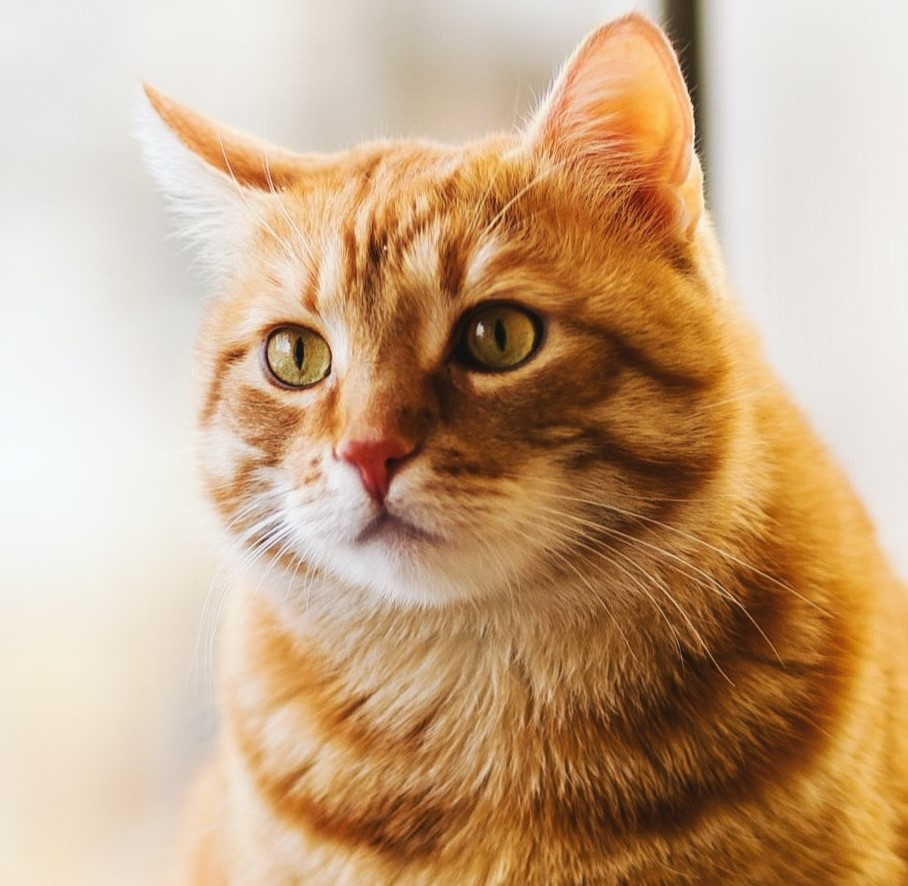
#> input picture Images/cat1.jpg, 908 x 886 px, found by its file name
$ python ImageTransformation.py
#> lines starting #> are read from the running program, lines starting #| are printed output that depends on the picture
import numpy as np

import cv2 as cv

my_img = cv.imread('E:\\Open CV\\Images\\cat1.jpg')
#> my_img is the input picture: shape (886, 908, 3); mean B, G, R 135.1, 167.2, 198.9
cv.imshow('original Cat Image', my_img)

# Translation
def translate(img, x, y):
#> called with x = 100, y = 100
    translate = np.float32([[1, 0, x], [0, 1, y]])
    dimensions = (img.shape[1], img.shape[0])
#> dimensions = (908, 886)
    return cv.warpAffine(img, translate, dimensions)
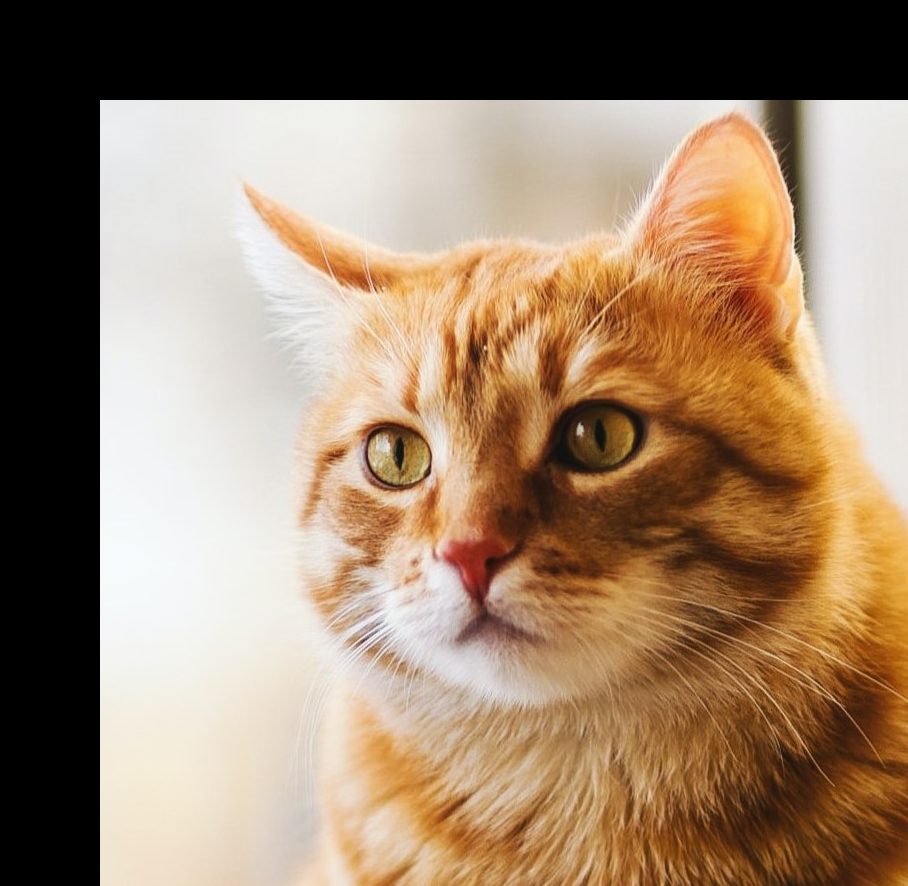
#> returned value: shape (886, 908, 3); mean of channels 0, 1, 2 108.5, 132, 156.2; drawn as B, G, R

# -x --> Left
# -y --> Up
# x --> Right
# y --> Down

translated = translate(my_img, 100, 100)
# cv.imshow('Translated', translated)

translated = translate(my_img, -100, -100)
#> call 2 of translate, with x = -100, y = -100
#> in translate (call 2), `return cv.warpAffine(img, translate, dimensions)`:
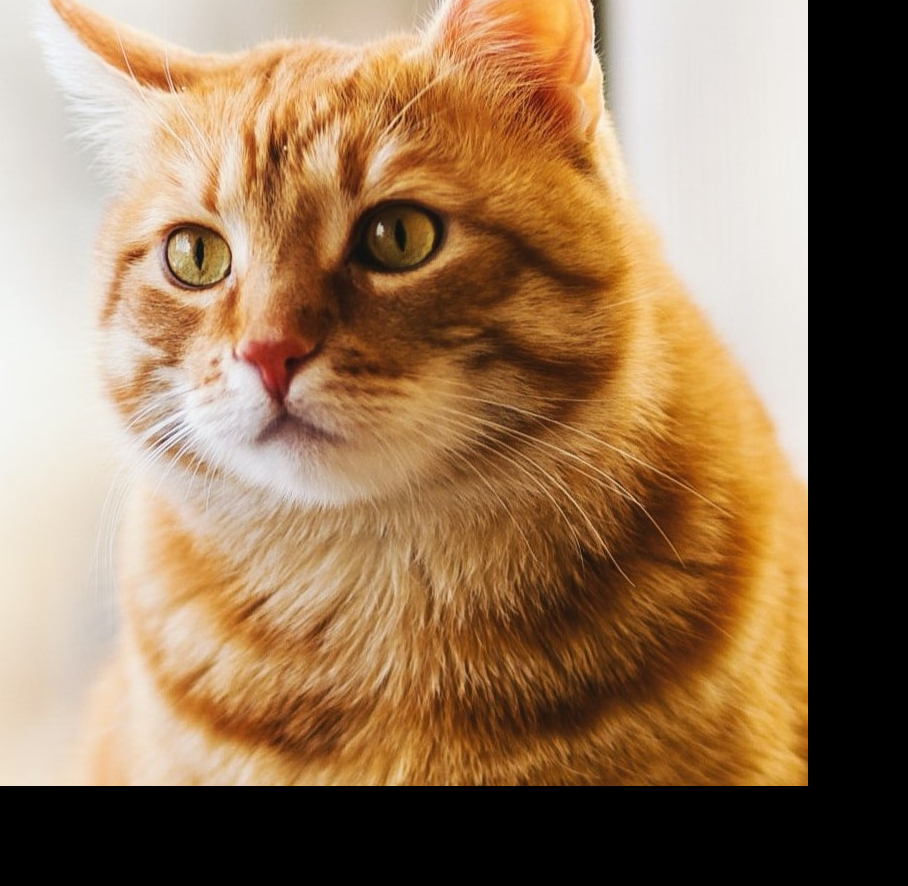
#> returned value: shape (886, 908, 3); mean of channels 0, 1, 2 90, 120.1, 150.3; drawn as B, G, R
# cv.imshow('Translated', translated)


# Rotation
def rotate(img, angle, rotPoint=None):
#> called with angle = -45
    (height, width) = img.shape[:2]
#> height = 886; width = 908
    if rotPoint is None:
        rotPoint = (width//2, height//2)
#> rotPoint = (454, 443)
    rotMat = cv.getRotationMatrix2D(rotPoint, angle, 1.0)
    dimensions = (width, height)
#> dimensions = (908, 886)
    return cv.warpAffine(img, rotMat, dimensions)
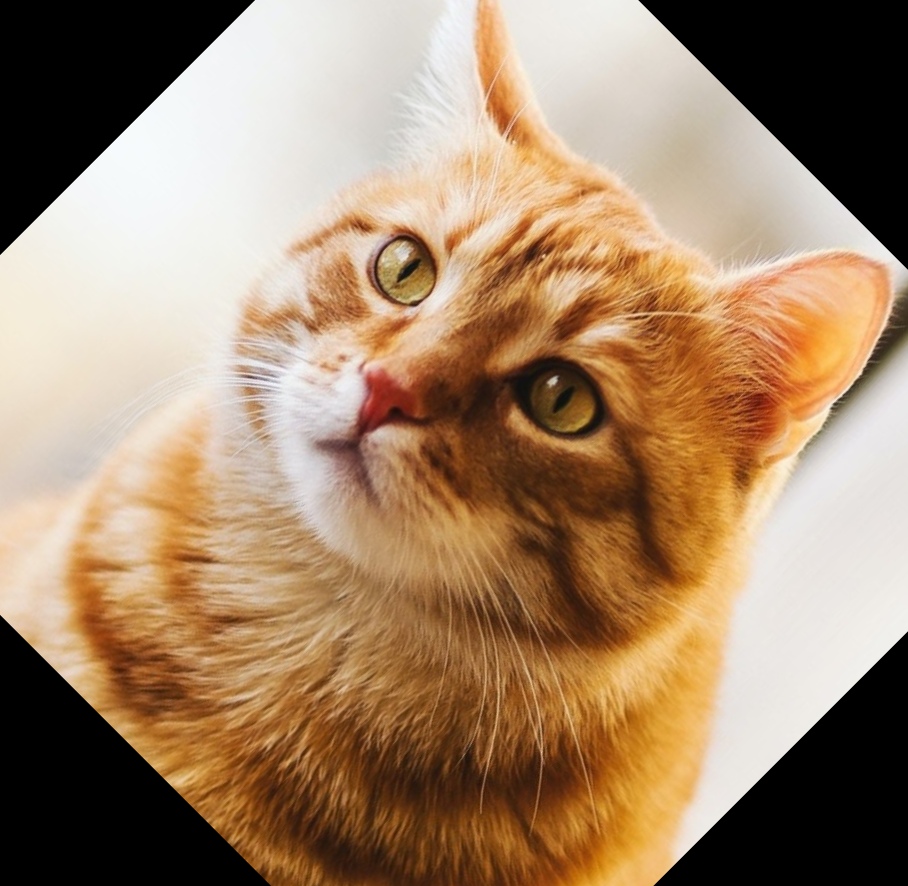
#> returned value: shape (886, 908, 3); mean of channels 0, 1, 2 105.6, 133.2, 161.4; drawn as B, G, R

rotated = rotate(my_img, -45)
# cv.imshow('Rotated', rotated)

rotated_rotated = rotate(rotated, -45)
#> call 2 of rotate, with angle = -45
#> in rotate (call 2), `return cv.warpAffine(img, rotMat, dimensions)`:
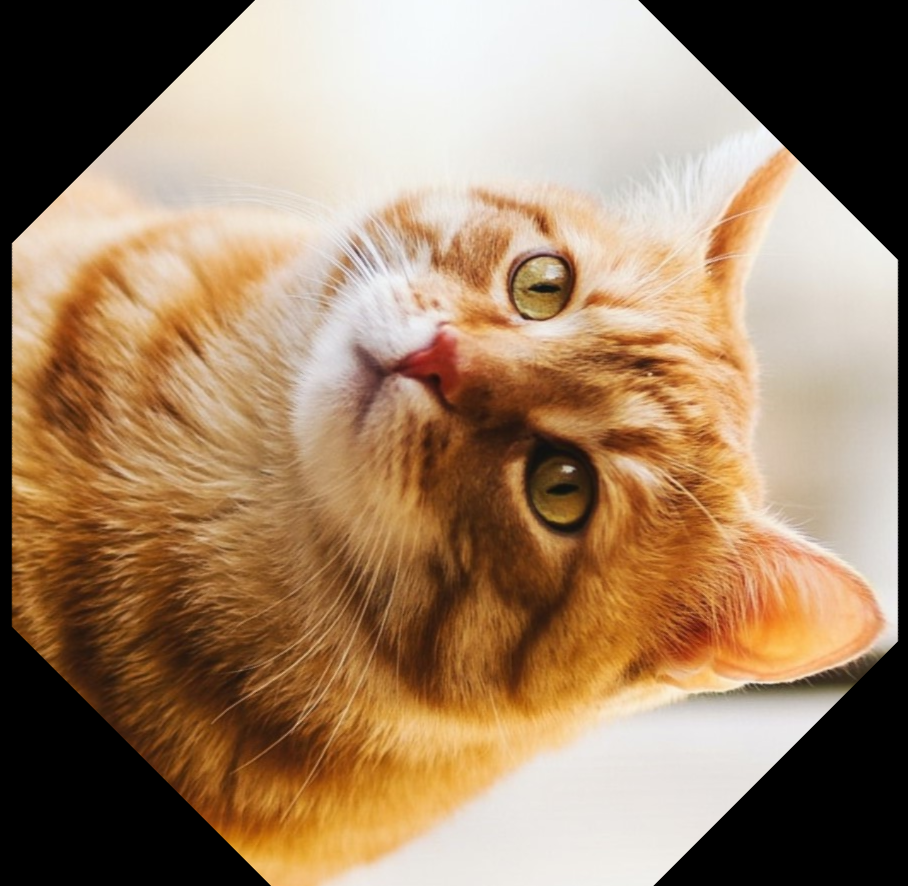
#> returned value: shape (886, 908, 3); mean of channels 0, 1, 2 103.3, 130.8, 158.9; drawn as B, G, R
# cv.imshow('Rotated_rotated', rotated_rotated)

# Resizing
resized = cv.resize(my_img, (500, 500), interpolation=cv.INTER_CUBIC)
# cv.imshow('Resized', resized)

# Flipping
# Flip code can be 0, 1 or -1
# o means flipping vertically,
# 1 means flipping horizontally
# and -1 means flipping both vertically and horizontally
flip = cv.flip(my_img, -1)
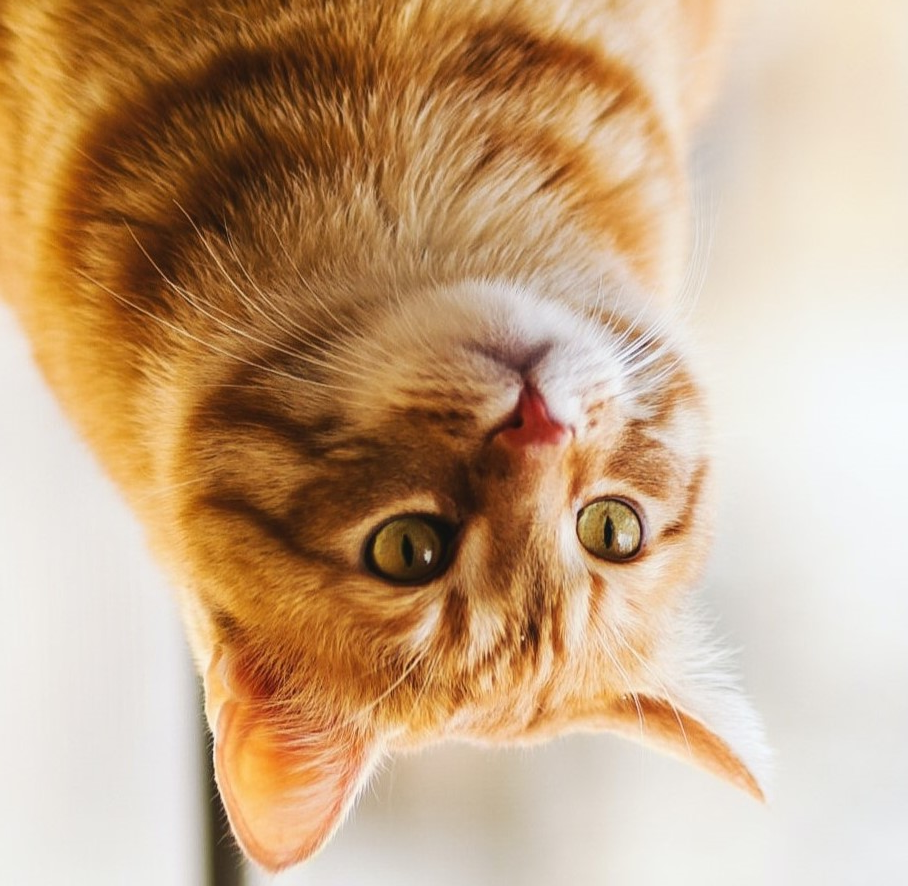
#> flip: shape (886, 908, 3); mean B, G, R 135.1, 167.2, 198.9
# cv.imshow('Flip', flip)

# Cropping
cropped = my_img[200:500, 300:500]
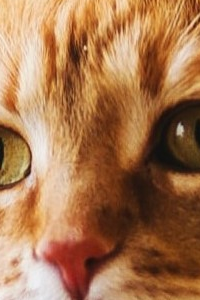
#> cropped: shape (300, 200, 3); mean B, G, R 79, 117.3, 166.1
cv.imshow('Cropped', cropped)


cv.waitKey(0)

$ run again, with Images/cat2.jpg copied over Images/cat1.jpg
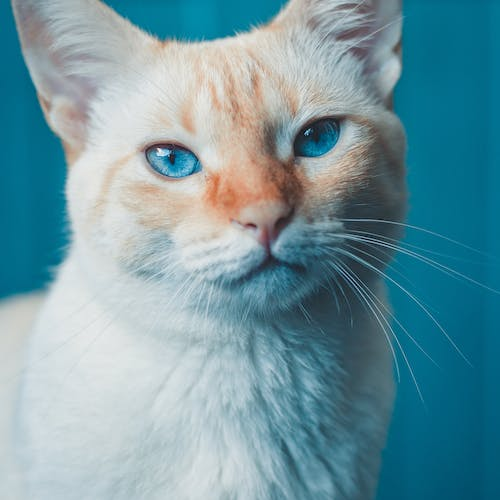
#> input picture Images/cat2.jpg, 500 x 500 px, found by its file name
#> my_img is the input picture: shape (500, 500, 3); mean B, G, R 161.8, 151.6, 112.3
#> `flip = cv.flip(my_img, -1)`:
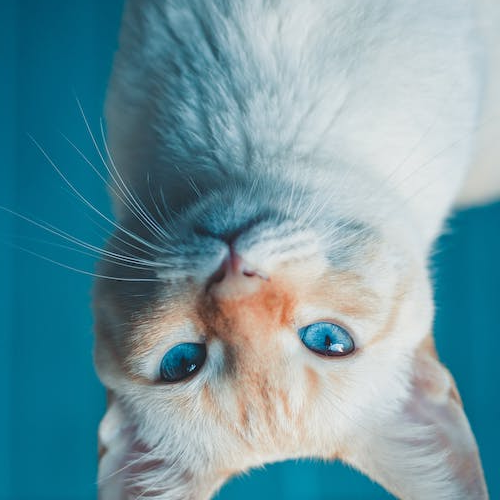
#> flip: shape (500, 500, 3); mean B, G, R 161.8, 151.6, 112.3
#> `cropped = my_img[200:500, 300:500]`:
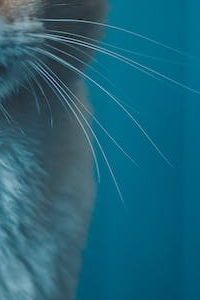
#> cropped: shape (300, 200, 3); mean B, G, R 121.2, 99.8, 30.3

$ run again, with Images/child1.jpg copied over Images/cat1.jpg
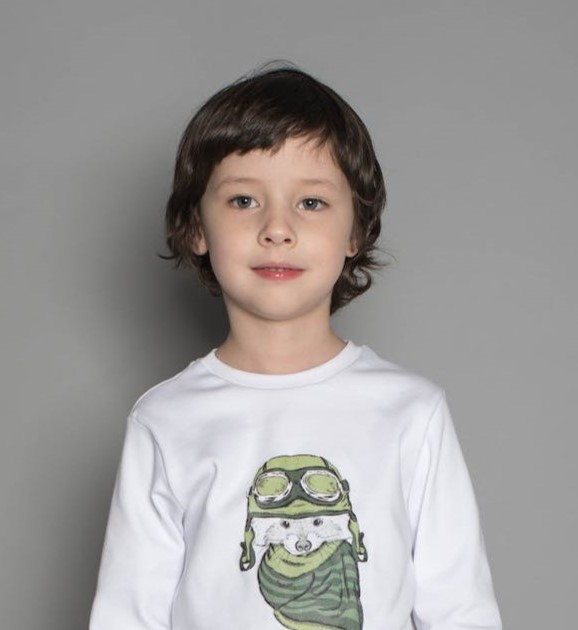
#> input picture Images/child1.jpg, 578 x 630 px, found by its file name
#> my_img is the input picture: shape (630, 578, 3); mean B, G, R 152.9, 154.3, 157.3
#> `flip = cv.flip(my_img, -1)`:
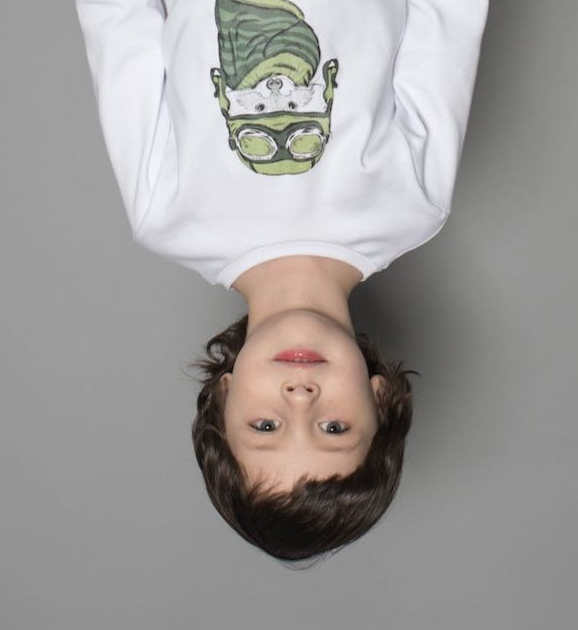
#> flip: shape (630, 578, 3); mean B, G, R 152.9, 154.3, 157.3
#> `cropped = my_img[200:500, 300:500]`:
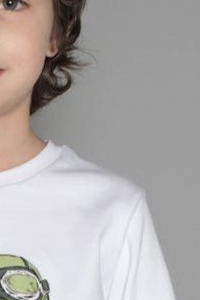
#> cropped: shape (300, 200, 3); mean B, G, R 170.6, 171.7, 176.2

$ run again, with Images/group_photo1.jpg copied over Images/cat1.jpg
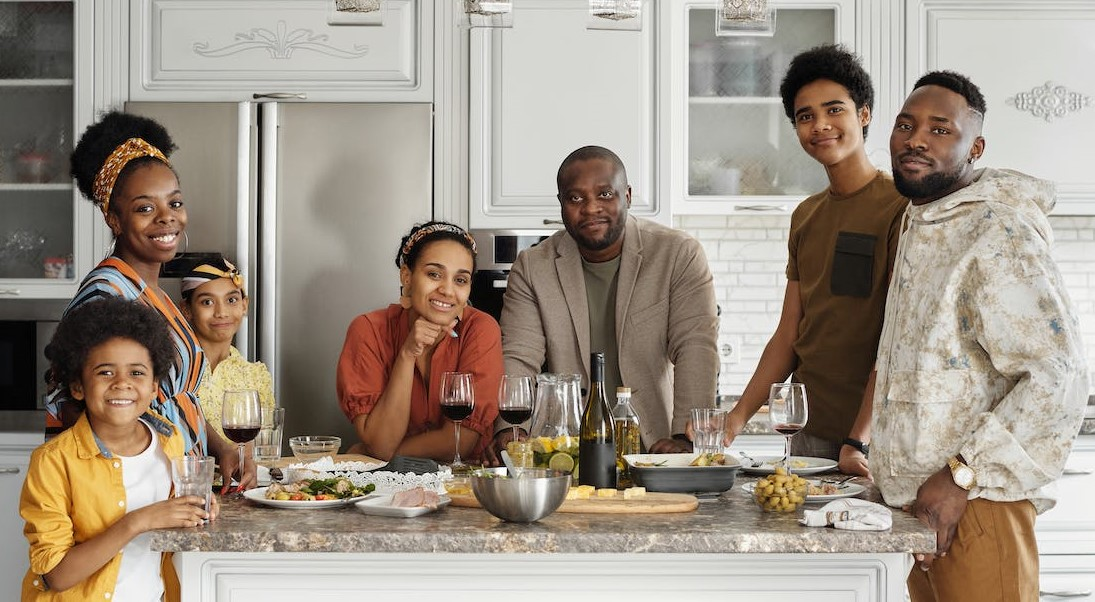
#> input picture Images/group_photo1.jpg, 1095 x 602 px, found by its file name
#> my_img is the input picture: shape (602, 1095, 3); mean B, G, R 133, 146.2, 158.5
#> `flip = cv.flip(my_img, -1)`:
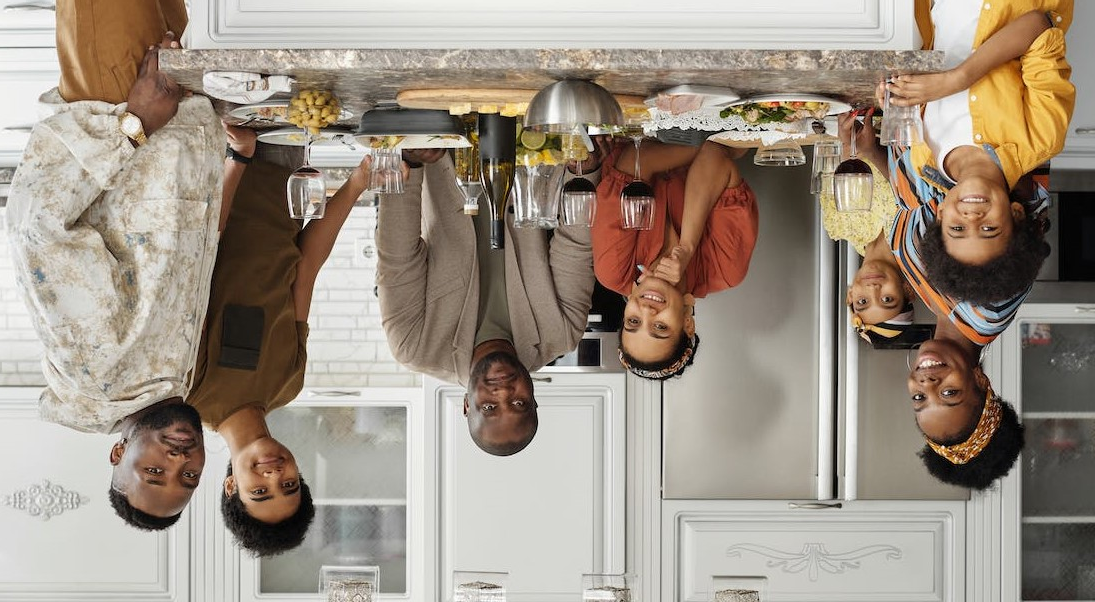
#> flip: shape (602, 1095, 3); mean B, G, R 133, 146.2, 158.5
#> `cropped = my_img[200:500, 300:500]`:
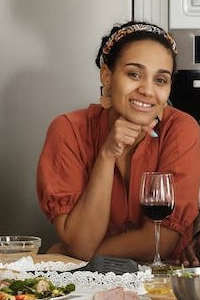
#> cropped: shape (300, 200, 3); mean B, G, R 86.1, 102.2, 132.7
